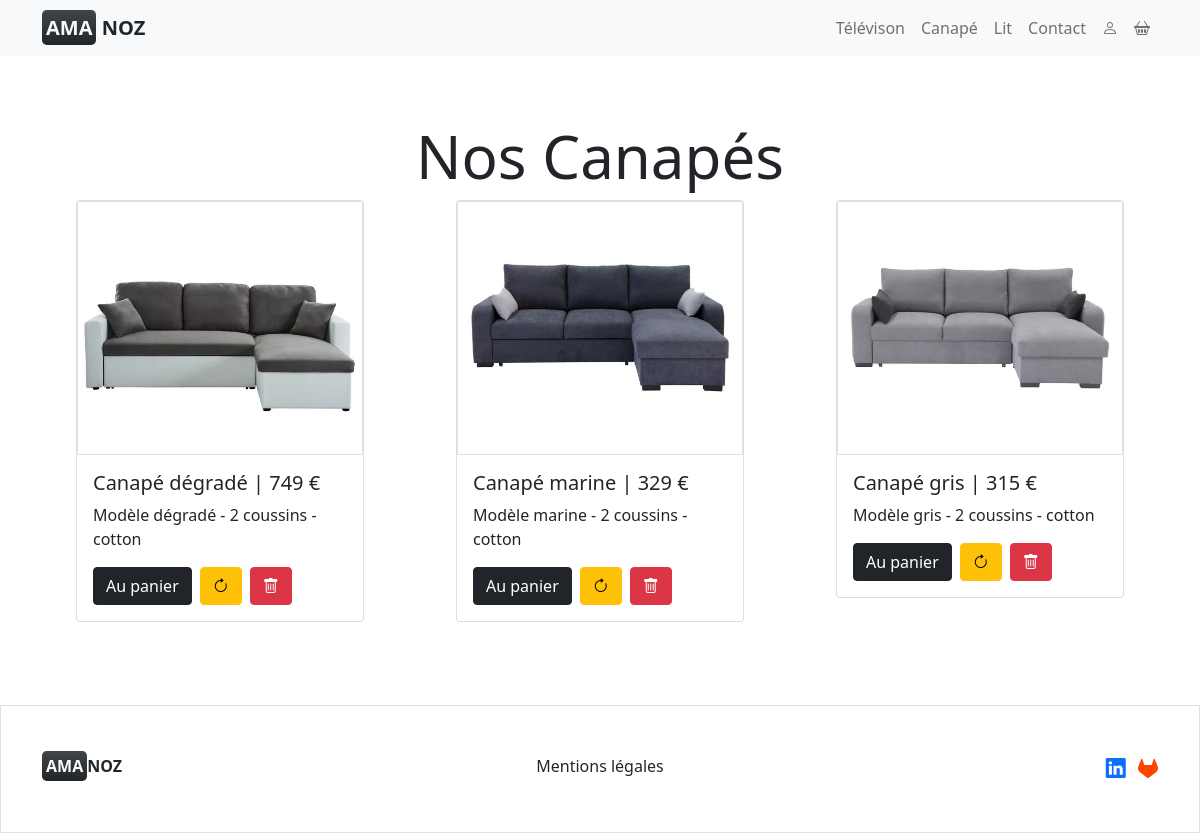
The app's page /canape.php (signed in) with its own data.
### tables this page shows
CREATE TABLE Article(
	id_article INTEGER NOT NULL Auto_Increment,
	nom_article varchar(100),
	description_article varchar(1000),
	prix_article float,
	image_article varchar(150),
	num_catalogue INTEGER NOT NULL,
	PRIMARY KEY(id_article),
	FOREIGN KEY(num_catalogue) REFERENCES Catalogue(id_catalogue)
);

### canape.php (the view, shortened to what this page needs)
<?php
require('bddconnexion.php');
$req = $bdd->prepare('Select * from article where num_catalogue=1; ');
$req->execute();
$res = $req->fetchAll();
?>
<!DOCTYPE html>
<html>
<?php include("head.php") ?>
<body>
    <?php
    include("header.php");
    ?>
    <main class="mt-120 mb-75">
        <div class="container ">
            <h1 class="text-center fs-50 "> Nos Canapés</h1>
            <div class="row">
                <?php foreach ($res as $article) : ?>
                    <div class="col-12 col-md-6 col-lg-4 mb-2">
                        <div class="card mx-auto" style="width: 18rem;">
                            <?php
                            echo '<img src="img/' . $article['image_article'] . '" class="card-img-top border" alt="article">';
                            ?>
                            <div class="card-body">
                                <h5 class="card-title"><?= $article['nom_article'] . ' | ' . $article['prix_article'] . ' €' ?></h5>
                                <p class="card-text"><?= $article['description_article'] ?></p>
                                <?php
                                echo '<a href="addpanier.php?id=' . $article['id_article'] . '" class="btn btn-dark me-2">Au panier</a>';
                                if ($_SESSION['role'] == 1) :;
                                    echo '<a href="updateArticle.php?id=' . $article['id_article'] . '" class="btn btn-warning me-2"><i class="bi bi-arrow-clockwise "></i></a>';
                                    echo '<a href="delete.php?id=' . $article['id_article'] . '" class="btn btn-danger"><i class="bi bi-trash"></i></a>';
                                endif;
                                ?>
                            </div>
                        </div>
                    </div>
                <?php endforeach; ?>
            </div>
        </div>
    </main>
    <?php include("footer.php"); ?>

### head.php (shortened to what this page needs)
<head>
    <link href="https://cdn.jsdelivr.net/npm/bootstrap@5.0.2/dist/css/bootstrap.min.css" rel="stylesheet">
    <link rel="stylesheet" href="https://cdn.jsdelivr.net/npm/bootstrap-icons@1.5.0/font/bootstrap-icons.css">
    <link rel="stylesheet" href="https://cdnjs.cloudflare.com/ajax/libs/font-awesome/5.15.4/css/all.min.css" />
    <link rel="stylesheet" href="https://use.fontawesome.com/releases/v5.13.0/css/all.css">
    <link href="https://cdn.jsdelivr.net/npm/bootstrap@5.0.2/dist/css/bootstrap.min.css" rel="stylesheet">
    <link rel="stylesheet" href="https://cdn.jsdelivr.net/npm/bootstrap-icons@1.5.0/font/bootstrap-icons.css">
</head>

### header.php (shortened to what this page needs)
<header class="bg-light fixed-top ">
    <nav class="navbar navbar-expand-md navbar-light   ">
        <div class="container">
            <a class="navbar-brand text-uppercase fw-bold text-dark" href="accueil.php">
                <span class="bg-dark bg-gradient p-1 rounded-3 text-light">AMA</span> NOZ
            </a>
            <div class="collapse navbar-collapse justify-content-end" id="nav-items">
                <ul class=" navbar-nav">
                    <li class="nav-item active"><a class="nav-link " href="tv.php">Télévison</a></li>
                    <li class="nav-item"><a class="nav-link " href="canape.php">Canapé</a></li>
                    <li class="nav-item"><a class="nav-link " href="lit.php">Lit</a></li>
                    <li class="nav-item"><a class="nav-link " href="#footer">Contact</a></li>
                    <li class="nav-item dropdown">
                        <a class="nav-link  " data-bs-toggle="dropdown" aria-expanded="false" href="#drop"><i class="bi bi-person"></i></a>
                    </li>
                    <li class="nav-item"><a class="nav-link " href="panier.php"><i class="bi bi-basket2"></i></a></li>
                </ul>
            </div>
        </div>
    </nav>
</header>

### footer.php (shortened to what this page needs)
<footer class="border footer fixed" id="footer">
    <div class="container">
        <div class="row align-middle py-5 flex gy-3">
            <div class="col-12 col-md-4 text-uppercase text-dark fw-bold">
                <span class=" bg-dark bg-gradient rounded-3 text-light p-1">AMA</span>NOZ
            </div>
            <div class="col-12 col-md-4 text-md-center ">
                <a href="#modal1" class="fw-normal text-dark text-decoration-none mb-0 " data-bs-toggle="modal">Mentions légales</a>
            </div>
            <div class="col-12 col-md-4 text-md-end ">
                <ul class="list-inline mb-0">
                    <li class="list-inline-item">
                        <a href="https://www.linkedin.com/in/enstso-janvier-1a274724a/" target="_blank" data-bs-toggle="tooltip" title="Linkedin">
                            <i class="bi bi-linkedin fs-5"></i>
                        </a>
                    </li>
                    <li class="list-inline-item">
                        <a href="https://gitlab.com/portfolio-2023-janvier-enstso" target="_blank" data-bs-toggle="tooltip" title="Git Lab">
                            <i class=" fab fa-brands fa-gitlab fs-5" style="color: orangered;"></i>
                        </a>
                    </li>
                </ul>
            </div>
        </div>
    </div>
</footer>

### head.php (style rules this page uses)
.mt-120 { margin-top: 120px; }
.fs-50 { font-size: 60px; }
.mb-75 { margin-bottom: 75px; }
h5 { margin-bottom: 75px; }

### records on screen
article: image_article (picture), nom_article "Canapé dégradé", prix_article "749", description_article "Modèle dégradé - 2 coussins - cotton"
article: image_article (picture), nom_article "Canapé marine", prix_article "329", description_article "Modèle marine - 2 coussins - cotton"
article: image_article (picture), nom_article "Canapé gris", prix_article "315", description_article "Modèle gris - 2 coussins - cotton"
